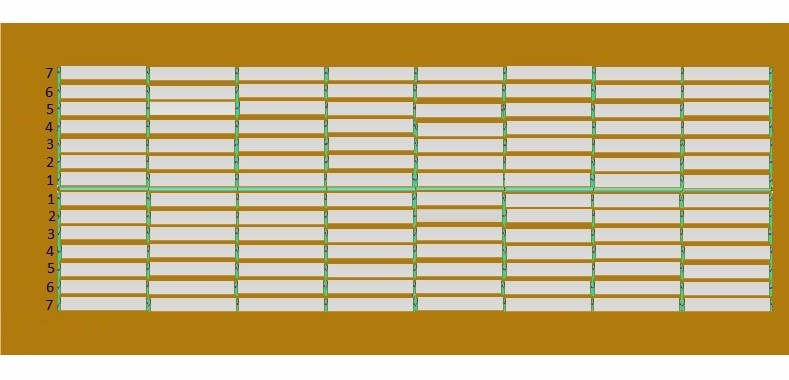
#> input picture find_crack_in_map/Prototype vue de Haut.jpg, 789 x 380 px
$ python -i plan.py   (imports and definitions only)   (older library calls are emulated)
#> lines starting #> are read from the running program, lines starting #| are printed output that depends on the picture; after the words box and inside, x2 and y2 are one past the last pixel; in counts of white or black regions, pixels touching at a corner belong together
import numpy as np
import cv2
import math
import cv2

mirorRect = {'width' : 14, 'height' : 86}
heightSiteInMeters = 18.55 # largeur site =  18,55 m
widthSiteInMeters = 53.35 # longeur site = 53,348 m
LatOrigin = 43.11653666666666  #latitude of the initial position of the robot in the prototype site
LonOrigin = 5.882384999999999 #longitude of the initial position of the robot in the prototype site

class pinMap():
    def __init__(self, sitePlanPath):
#> called with sitePlanPath = 'Prototype vue de Haut.jpg'
        self.image = cv2.imread(sitePlanPath)
#> self.image is the input picture: shape (380, 789, 3); mean B, G, R 132.6, 179.9, 200.4
        self.imageFilter = self.Filter(self.image)
        self.newOrigin = self.origin()

    # [8 lines left out: function brokenMirrors, not called in this run]

    def Filter(self, image):

        plan = cv2.cvtColor(image, cv2.COLOR_BGR2GRAY)
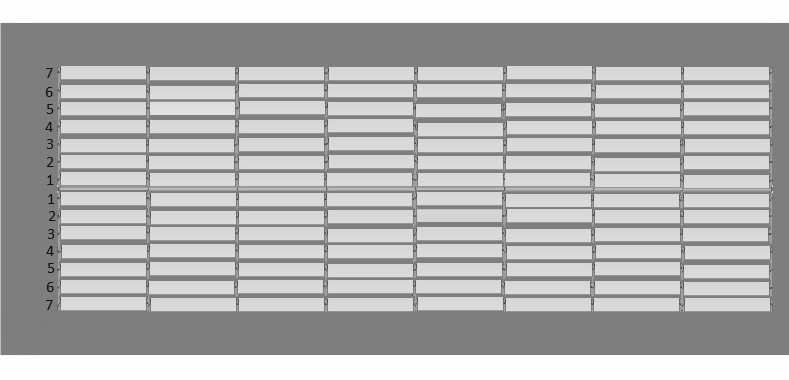
#> plan: shape (380, 789); min 8, max 255, mean 180.7
        rows, cols = plan.shape[:2]
#> rows = 380; cols = 789
        #print("Image Dimensions : " +str([rows, cols]))
        mean = plan.mean()
#> mean = 180.7
        _,imageFilter = cv2.threshold(plan, mean-50, 255,  cv2.THRESH_BINARY)
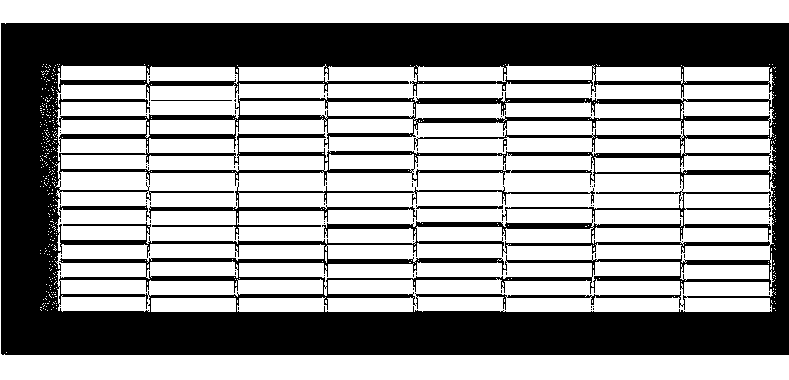
#> imageFilter: shape (380, 789); 59.6% white; 88 black regions (85 under 20 px)
        #cv2.imshow("thresh",thresh)
        """
        # fix polygon vertex
        top_left    = [0, rows*0.80]
        top_right   = [cols, rows*0.80]
        bottom_left = [0, rows*0.]
        bottom_right= [cols, rows*0.65]

        vertices = np.array([[bottom_left,top_left, top_right, bottom_right]], dtype=np.int32)

        #apply mask to the thresh image
        mask = np.zeros_like(thresh)                                    #initialize a black mask
        cv2.fillPoly(mask, vertices, 255)                               # fill the inside of polygon with white
        masked_image = cv2.bitwise_and(thresh, mask)                    # apply the mask to the binary image
        cv2.imshow("masked image",masked_image)
        """
        return imageFilter


    # [10 lines left out: function listOfCaisson, not called in this run]

    def origin(self):
        _,contours,_ = cv2.findContours(self.imageFilter, 1, 2)
#> contours = 675 contours, 636 with area under 20; largest, box (x1, y1, x2, y2) and area: (55, 153, 776, 296) 61491, (0, 0, 789, 380) 36252, (57, 101, 776, 172) 25336, (55, 64, 774, 126) 17891, (237, 278, 774, 312) 13457
        rect = cv2.minAreaRect(contours[7])
#> rect = ((45, 309), (0, 0), -90)
        newOrigin = (int(rect[0][0] - rect[1][1]/2),int(rect[0][1] + rect[1][0]/2))
#> newOrigin = (45, 309)
        return newOrigin

    # [68 lines left out: functions convertRealCoordinateToPixel, ancientPointCoordinate, findCaisson, colorCaisson, convertLatitudeLongitudeToMeters, not called in this run]

>>> result = pinMap('Prototype vue de Haut.jpg').origin()
#> result = (45, 309)
